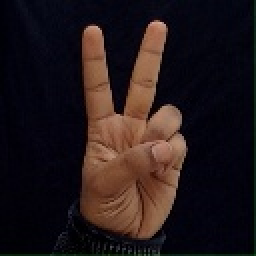
#> input picture 2.jpg, 128 x 128 px, given in place of the camera (shown 2 times larger)
$ python collect-data.py
#> lines starting #> are read from the running program, lines starting #| are printed output that depends on the picture; after the words box and inside, x2 and y2 are one past the last pixel; in counts of white or black regions, pixels touching at a corner belong together
import cv2
import numpy as np
import os
import string
#test
# Create the directory structure
if not os.path.exists("data"):
    os.makedirs("data")
if not os.path.exists("data/train"):
    os.makedirs("data/train")
if not os.path.exists("data/test"):
    os.makedirs("data/test")
for i in range(3):
    if not os.path.exists("data/train/" + str(i)):
        os.makedirs("data/train/"+str(i))
    if not os.path.exists("data/test/" + str(i)):
        os.makedirs("data/test/"+str(i))

for i in string.ascii_uppercase:
    if not os.path.exists("data/train/" + i):
        os.makedirs("data/train/"+i)
    if not os.path.exists("data/test/" + i):
        os.makedirs("data/test/"+i)


# Train or test
mode = 'train'
directory = 'data/'+mode+'/'
minValue = 70

cap = cv2.VideoCapture(0)
interrupt = -1

while True:
    _, frame = cap.read()
#> frame is the input picture: shape (128, 128, 3); mean B, G, R 25.7, 24.2, 34.9
    # Simulating mirror image
    frame = cv2.flip(frame, 1)

    # Getting count of existing images
    count = {
             'zero': len(os.listdir(directory+"/0")),
             'one': len(os.listdir(directory+"/1")),
             'two': len(os.listdir(directory+"/2")),
    #          'three': len(os.listdir(directory+"/3")),
    #          'four': len(os.listdir(directory+"/4")),
    #          'five': len(os.listdir(directory+"/5")),
    #          'six': len(os.listdir(directory+"/6")),
             'a': len(os.listdir(directory+"/A")),
             'b': len(os.listdir(directory+"/B")),
             'c': len(os.listdir(directory+"/C")),
             'd': len(os.listdir(directory+"/D")),
             'e': len(os.listdir(directory+"/E")),
             'f': len(os.listdir(directory+"/F")),
             'g': len(os.listdir(directory+"/G")),
             'h': len(os.listdir(directory+"/H")),
             'i': len(os.listdir(directory+"/I")),
             'j': len(os.listdir(directory+"/J")),
             'k': len(os.listdir(directory+"/K")),
             'l': len(os.listdir(directory+"/L")),
             'm': len(os.listdir(directory+"/M")),
             'n': len(os.listdir(directory+"/N")),
             'o': len(os.listdir(directory+"/O")),
             'p': len(os.listdir(directory+"/P")),
             'q': len(os.listdir(directory+"/Q")),
             'r': len(os.listdir(directory+"/R")),
             's': len(os.listdir(directory+"/S")),
             't': len(os.listdir(directory+"/T")),
             'u': len(os.listdir(directory+"/U")),
             'v': len(os.listdir(directory+"/V")),
             'w': len(os.listdir(directory+"/W")),
             'x': len(os.listdir(directory+"/X")),
             'y': len(os.listdir(directory+"/Y")),
             'z': len(os.listdir(directory+"/Z"))
             }

    # Printing the count in each set to the screen
    # cv2.putText(frame, "MODE : "+mode, (10, 50), cv2.FONT_HERSHEY_PLAIN, 1, (0,255,255), 1)
    # cv2.putText(frame, "IMAGE COUNT", (10, ), cv2.FONT_HERSHEY_PLAIN, 1, (0,255,255), 1)
    cv2.putText(frame, "ZERO : "+str(count['zero']), (10, 70), cv2.FONT_HERSHEY_PLAIN, 1, (0,255,255), 1)
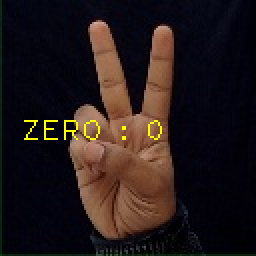
#> frame: shape (128, 128, 3) (shown 2 times larger); mean B, G, R 25.4, 25.8, 36.4
    cv2.putText(frame, "ONE : "+str(count['one']), (10, 80), cv2.FONT_HERSHEY_PLAIN, 1, (0,255,255), 1)
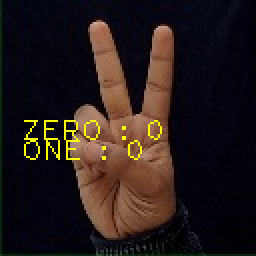
#> frame: shape (128, 128, 3) (shown 2 times larger); 0.66% of pixels changed, all inside (x1, y1, x2, y2) = (12, 70, 71, 80)
    cv2.putText(frame, "TWO : "+str(count['two']), (10, 90), cv2.FONT_HERSHEY_PLAIN, 1, (0,255,255), 1)
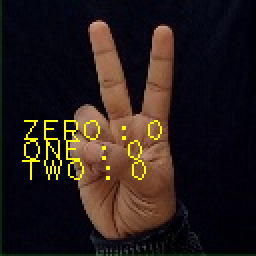
#> frame: shape (128, 128, 3) (shown 2 times larger); 0.63% of pixels changed, all inside (x1, y1, x2, y2) = (11, 80, 73, 90)
    # [4 lines of commented-out code are left out]
    cv2.putText(frame, "a : "+str(count['a']), (10, 100), cv2.FONT_HERSHEY_PLAIN, 1, (0,255,255), 1)
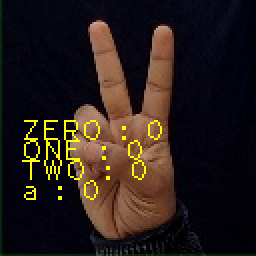
#> frame: shape (128, 128, 3) (shown 2 times larger); 0.31% of pixels changed, all inside (x1, y1, x2, y2) = (12, 90, 49, 100)
    cv2.putText(frame, "b : "+str(count['b']), (10, 110), cv2.FONT_HERSHEY_PLAIN, 1, (0,255,255), 1)
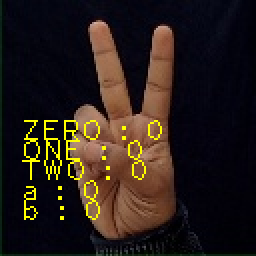
#> frame: shape (128, 128, 3) (shown 2 times larger); 0.32% of pixels changed, all inside (x1, y1, x2, y2) = (12, 100, 50, 110)
    cv2.putText(frame, "c : "+str(count['c']), (10, 120), cv2.FONT_HERSHEY_PLAIN, 1, (0,255,255), 1)
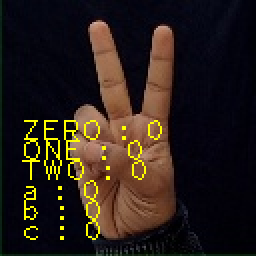
#> frame: shape (128, 128, 3) (shown 2 times larger); 0.27% of pixels changed, all inside (x1, y1, x2, y2) = (12, 110, 50, 120)
    cv2.putText(frame, "d : "+str(count['d']), (10, 130), cv2.FONT_HERSHEY_PLAIN, 1, (0,255,255), 1)
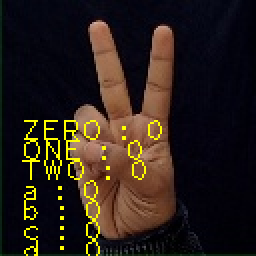
#> frame: shape (128, 128, 3) (shown 2 times larger); 0.24% of pixels changed, all inside (x1, y1, x2, y2) = (12, 120, 50, 128)
    cv2.putText(frame, "e : "+str(count['e']), (10, 140), cv2.FONT_HERSHEY_PLAIN, 1, (0,255,255), 1)
    cv2.putText(frame, "f : "+str(count['f']), (10, 150), cv2.FONT_HERSHEY_PLAIN, 1, (0,255,255), 1)
    cv2.putText(frame, "g : "+str(count['g']), (10, 160), cv2.FONT_HERSHEY_PLAIN, 1, (0,255,255), 1)
    cv2.putText(frame, "h : "+str(count['h']), (10, 170), cv2.FONT_HERSHEY_PLAIN, 1, (0,255,255), 1)
    cv2.putText(frame, "i : "+str(count['i']), (10, 180), cv2.FONT_HERSHEY_PLAIN, 1, (0,255,255), 1)
    cv2.putText(frame, "k : "+str(count['k']), (10, 190), cv2.FONT_HERSHEY_PLAIN, 1, (0,255,255), 1)
    cv2.putText(frame, "l : "+str(count['l']), (10, 200), cv2.FONT_HERSHEY_PLAIN, 1, (0,255,255), 1)
    cv2.putText(frame, "m : "+str(count['m']), (10, 210), cv2.FONT_HERSHEY_PLAIN, 1, (0,255,255), 1)
    cv2.putText(frame, "n : "+str(count['n']), (10, 220), cv2.FONT_HERSHEY_PLAIN, 1, (0,255,255), 1)
    cv2.putText(frame, "o : "+str(count['o']), (10, 230), cv2.FONT_HERSHEY_PLAIN, 1, (0,255,255), 1)
    cv2.putText(frame, "p : "+str(count['p']), (10, 240), cv2.FONT_HERSHEY_PLAIN, 1, (0,255,255), 1)
    cv2.putText(frame, "q : "+str(count['q']), (10, 250), cv2.FONT_HERSHEY_PLAIN, 1, (0,255,255), 1)
    cv2.putText(frame, "r : "+str(count['r']), (10, 260), cv2.FONT_HERSHEY_PLAIN, 1, (0,255,255), 1)
    cv2.putText(frame, "s : "+str(count['s']), (10, 270), cv2.FONT_HERSHEY_PLAIN, 1, (0,255,255), 1)
    cv2.putText(frame, "t : "+str(count['t']), (10, 280), cv2.FONT_HERSHEY_PLAIN, 1, (0,255,255), 1)
    cv2.putText(frame, "u : "+str(count['u']), (10, 290), cv2.FONT_HERSHEY_PLAIN, 1, (0,255,255), 1)
    cv2.putText(frame, "v : "+str(count['v']), (10, 300), cv2.FONT_HERSHEY_PLAIN, 1, (0,255,255), 1)
    cv2.putText(frame, "w : "+str(count['w']), (10, 310), cv2.FONT_HERSHEY_PLAIN, 1, (0,255,255), 1)
    cv2.putText(frame, "x : "+str(count['x']), (10, 320), cv2.FONT_HERSHEY_PLAIN, 1, (0,255,255), 1)
    cv2.putText(frame, "y : "+str(count['y']), (10, 330), cv2.FONT_HERSHEY_PLAIN, 1, (0,255,255), 1)
    cv2.putText(frame, "z : "+str(count['z']), (10, 340), cv2.FONT_HERSHEY_PLAIN, 1, (0,255,255), 1)
    # Coordinates of the ROI
    x1 = int(0.5*frame.shape[1])
#> x1 = 64
    y1 = 10
    x2 = frame.shape[1]-10
#> x2 = 118
    y2 = int(0.5*frame.shape[1])
#> y2 = 64
    # Drawing the ROI
    # The increment/decrement by 1 is to compensate for the bounding box
    cv2.rectangle(frame, (220-1, 9), (620+1, 419), (255,0,0) ,1)
    # Extracting the ROI
    roi = frame[10:410, 220:520]
#> roi = empty array
#    roi = cv2.resize(roi, (64, 64))

    cv2.imshow("Frame", frame)
#> (the run stopped early here; a loop or call above may not have finished)

$ run again, on 7.jpg
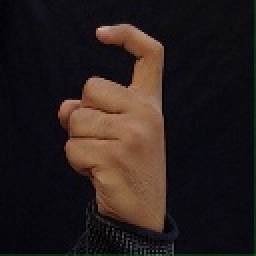
#> input picture 7.jpg, 128 x 128 px, given in place of the camera (shown 2 times larger)
#> frame is the input picture: shape (128, 128, 3); mean B, G, R 28.1, 29.9, 39.5
#> `cv2.putText(frame, "c : "+str(count['c']), (10, 120), cv2.FONT_HERSHEY..`:
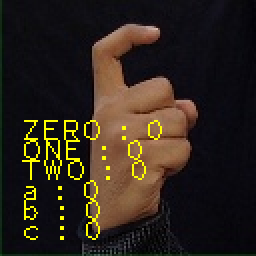
#> frame: shape (128, 128, 3) (shown 2 times larger); mean B, G, R 27.2, 36.6, 45.8
#> `cv2.putText(frame, "d : "+str(count['d']), (10, 130), cv2.FONT_HERSHEY..`:
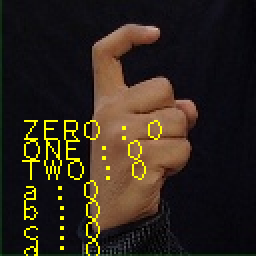
#> frame: shape (128, 128, 3) (shown 2 times larger); 0.24% of pixels changed, all inside (x1, y1, x2, y2) = (12, 120, 50, 128)
#> roi = empty array

$ run again, on V.jpg
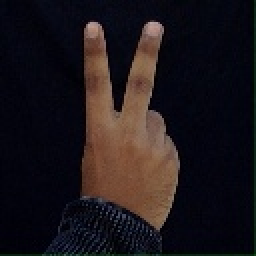
#> input picture V.jpg, 128 x 128 px, given in place of the camera (shown 2 times larger)
#> frame is the input picture: shape (128, 128, 3); mean B, G, R 26.2, 22.7, 28.9
#> `cv2.putText(frame, "c : "+str(count['c']), (10, 120), cv2.FONT_HERSHEY..`:
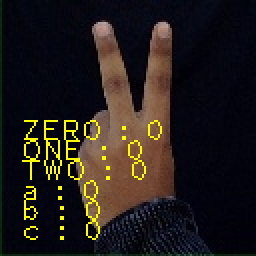
#> frame: shape (128, 128, 3) (shown 2 times larger); mean B, G, R 25.2, 29.3, 35.1
#> `cv2.putText(frame, "d : "+str(count['d']), (10, 130), cv2.FONT_HERSHEY..`:
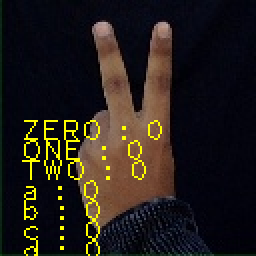
#> frame: shape (128, 128, 3) (shown 2 times larger); 0.24% of pixels changed, all inside (x1, y1, x2, y2) = (12, 120, 50, 128)
#> roi = empty array

$ run again, on Z.jpg
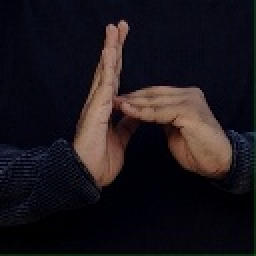
#> input picture Z.jpg, 128 x 128 px, given in place of the camera (shown 2 times larger)
#> frame is the input picture: shape (128, 128, 3); mean B, G, R 27.1, 22.1, 27.3
#> `cv2.putText(frame, "d : "+str(count['d']), (10, 130), cv2.FONT_HERSHEY..`:
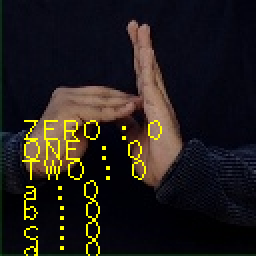
#> frame: shape (128, 128, 3) (shown 2 times larger); mean B, G, R 25.8, 28.9, 33.6
#> roi = empty array
